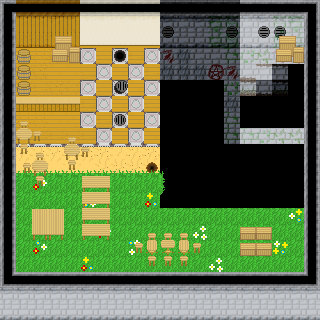

Below is a game level as drawn by its tile map, then a one-line description and the .tmx that defines it (tile-layer data replaced by summaries):
An orthogonal 20x20 tile map with 16x16 px tiles, 5 tile layers (Floor, Upper floor, Walls, Doors, ...).

<map version="1.0" orientation="orthogonal" renderorder="right-down" width="20" height="20" tilewidth="16" tileheight="16" nextobjectid="1">
 <tileset firstgid="1" name="Town01" tilewidth="16" tileheight="16">
  <image source="../terrains/Town01.png" width="160" height="640" />
 </tileset>
 <layer name="Floor" width="20" height="20">
  <data>[400 cells, 278 non-empty, 74 distinct tile ids]</data>
 </layer>
 <layer name="Upper floor" width="20" height="20">
  <data>[400 cells, 21 non-empty, 5 distinct tile ids]</data>
 </layer>
 <layer name="Walls" width="20" height="20">
  <data>[400 cells, 178 non-empty, 50 distinct tile ids]</data>
 </layer>
 <layer name="Doors" width="20" height="20">
  <data>[400 cells, 14 non-empty, 8 distinct tile ids]</data>
 </layer>
 <layer name="Furnitures" width="20" height="20">
  <data>[400 cells, 24 non-empty, 9 distinct tile ids]</data>
 </layer>
</map>